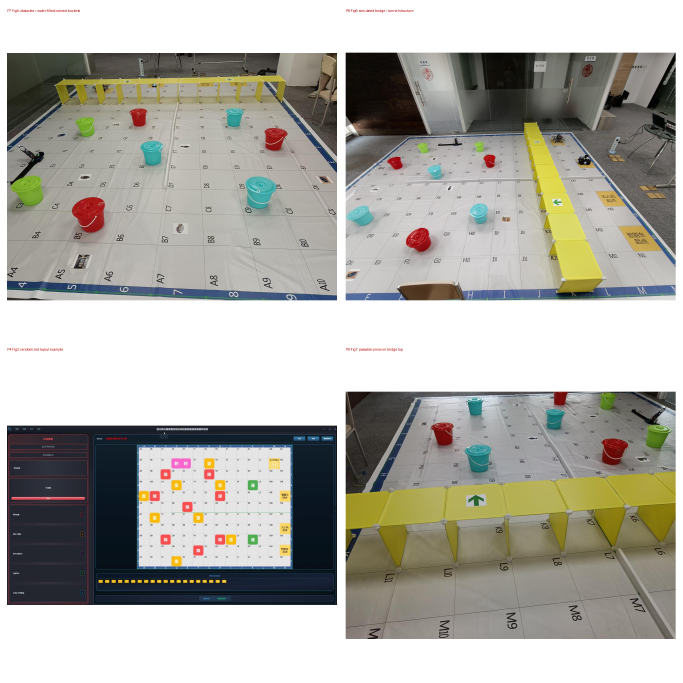
#> input picture dzsmartscout/fc-audit/arena_pdf_img/_sheet_key.png, 2048 x 2048 px, given in place of p05_1.png, which was not available (shown at 1/3 size)
$ python _pdf_arena_sheet3.py
#> lines starting #> are read from the running program, lines starting #| are printed output that depends on the picture; pictures that were not available may be replaced by others from this repository, and a replacement may not be noted
import os
from PIL import Image, ImageDraw

d = r"D:\User\Desktop\dzsmartscout\fc-audit\arena_pdf_img"
items = [
    (5, 1, "P5 Fig3: mines = flat 12cm pictures"),
    (6, 1, "P6 Fig4: movable electronic targets"),
    (11, 1, "P11 Fig10: white adhesive strip A"),
    (10, 1, "P10 Fig9: start/finish zones"),
]
CELL = 1010
GAP = 14
cols, rows = 2, 2
W = cols * CELL + (cols + 1) * GAP
H = rows * CELL + (rows + 1) * GAP
sheet = Image.new("RGB", (W, H), (255, 255, 255))
#> sheet: PIL image 2062x2062 RGB; every value is 255
dr = ImageDraw.Draw(sheet)
for k, (pg, idx, cap) in enumerate(items):
    im = Image.open(os.path.join(d, "p%02d_%d.png" % (pg, idx))).convert("RGB")
#> im is the input picture: PIL image 2048x2048 RGB; mean R, G, B 174.3, 173.2, 165.8
    box = (CELL - 8, CELL - 38)
    if im.width < box[0] and im.height < box[1]:
        f = min(box[0] / im.width, box[1] / im.height)
        im = im.resize((int(im.width * f), int(im.height * f)), Image.LANCZOS)
    else:
        im.thumbnail(box, Image.LANCZOS)
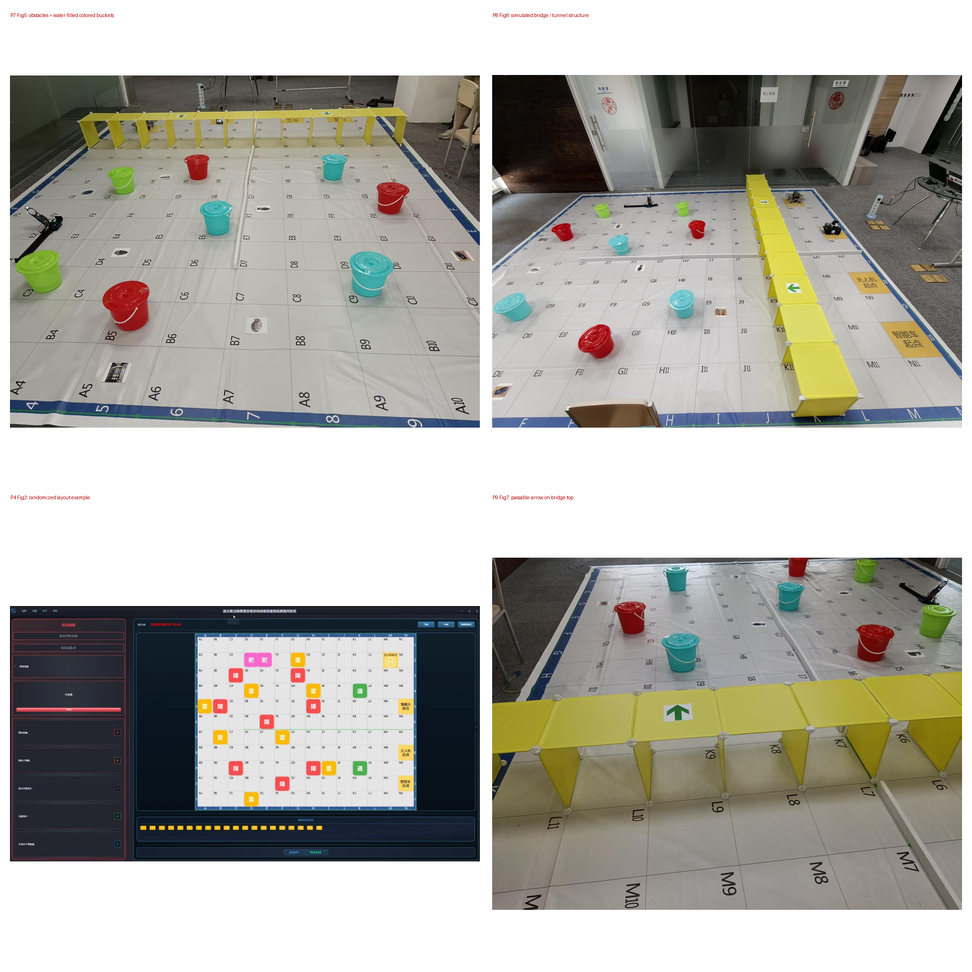
#> im: PIL image 972x972 RGB; mean R, G, B 174.3, 173.1, 165.8
    cx, cy = k % cols, k // cols
    ox, oy = GAP + cx * (CELL + GAP), GAP + cy * (CELL + GAP)
    sheet.paste(im, (ox + (CELL - im.width) // 2,
                     oy + 32 + (CELL - 38 - im.height) // 2))
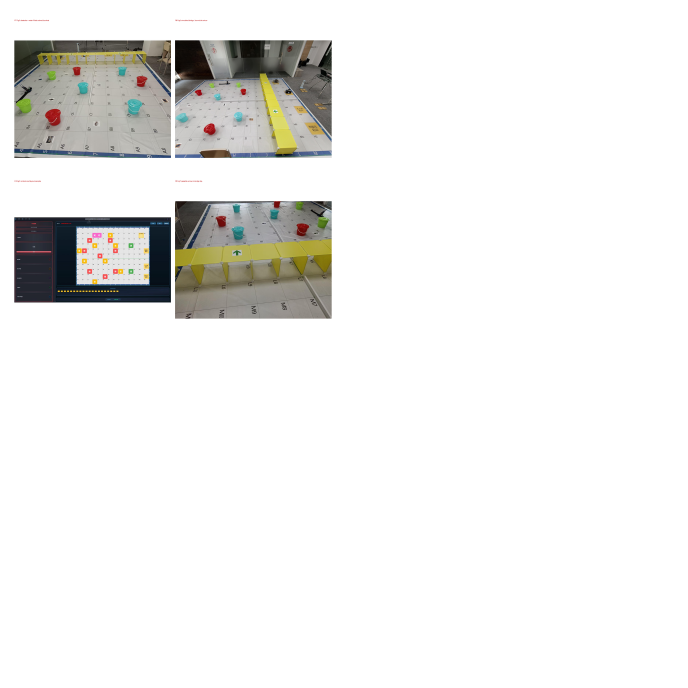
#> sheet: PIL image 2062x2062 RGB (shown at 1/3 size); mean R, G, B 237.1, 236.8, 235.2
    dr.text((ox + 6, oy + 10), cap, fill=(180, 0, 0))
#> pass 2 of the loop `for k, (pg, idx, cap) in enumerate(items):`:
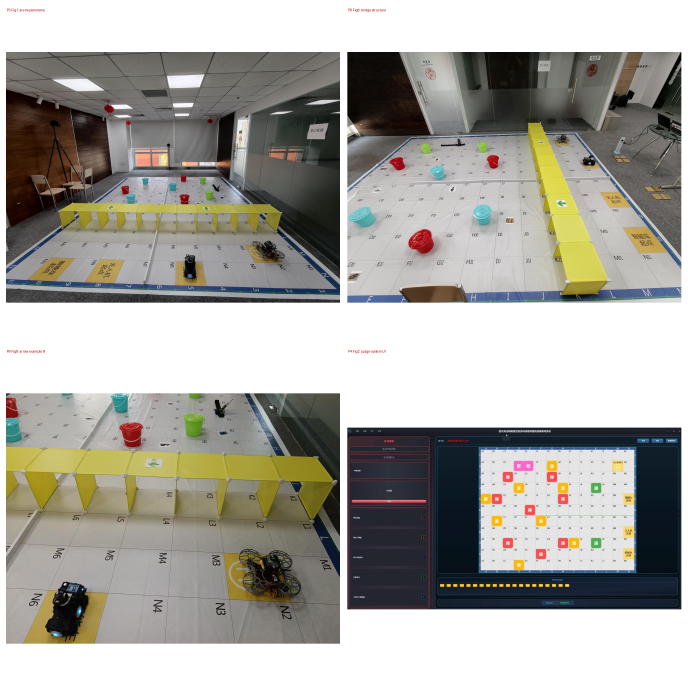
#> input picture dzsmartscout/fc-audit/arena_pdf_img/_sheet_key2.png, 2062 x 2062 px, given in place of p06_1.png, which was not available (shown at 1/3 size)
#> im is the input picture: PIL image 2062x2062 RGB; mean R, G, B 167.1, 165.3, 158.6
#> `im.thumbnail(box, Image.LANCZOS)`:
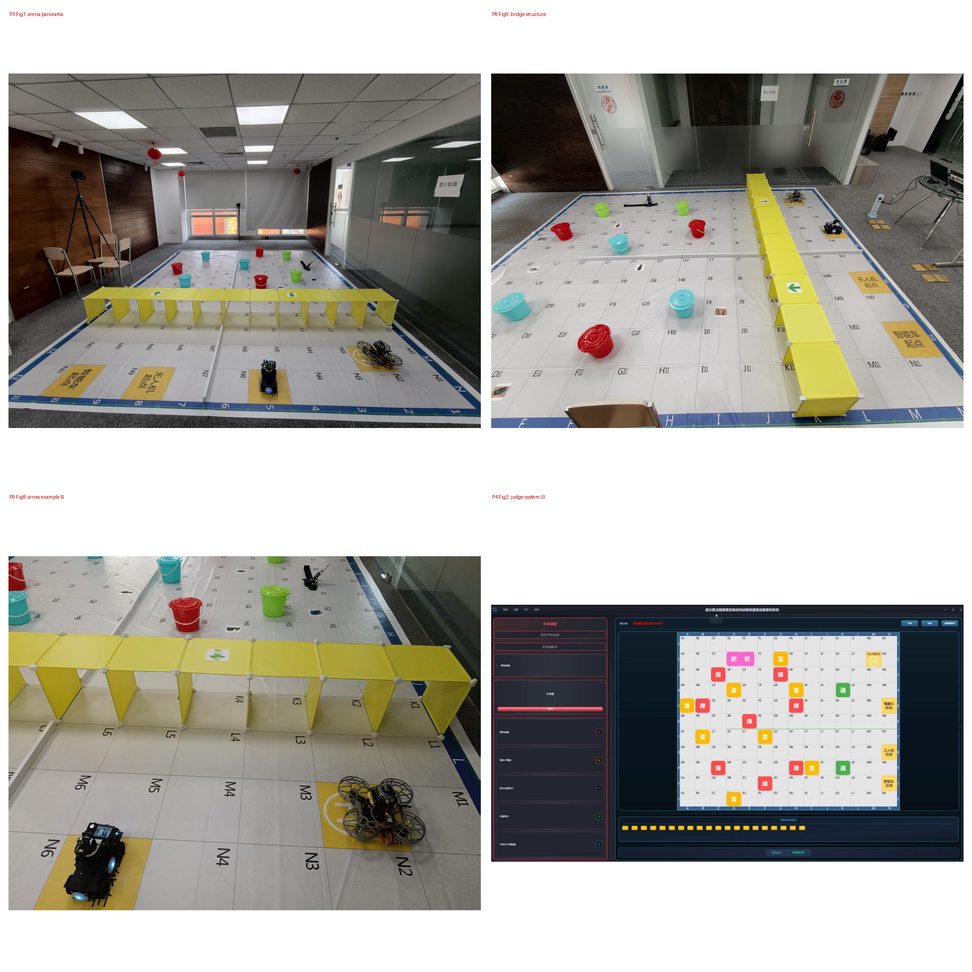
#> im: PIL image 972x972 RGB; mean R, G, B 167, 165.2, 158.6
#> `sheet.paste(im, (ox + (CELL - im.width) // 2, oy + 32 + (CELL - 38 - i..`:
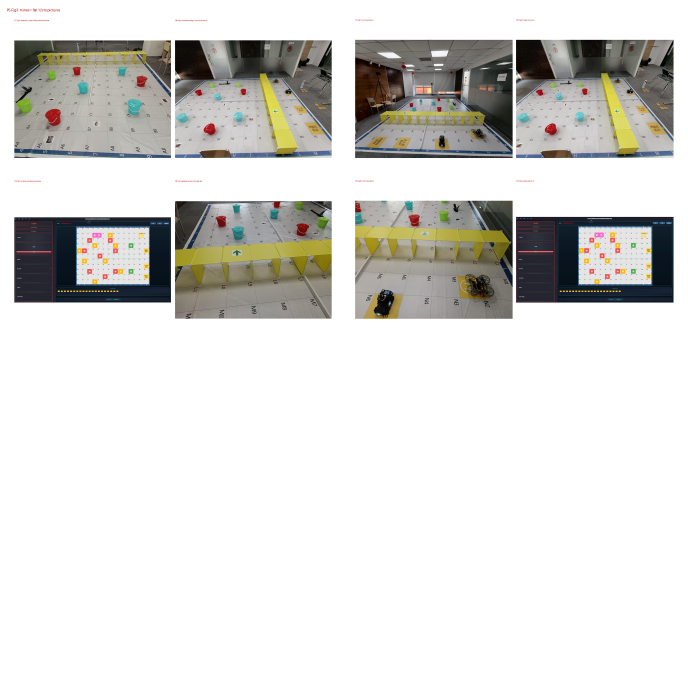
#> sheet: PIL image 2062x2062 RGB (shown at 1/3 size); mean R, G, B 217.5, 216.8, 213.7
#> (the run stopped early here; a loop or call above may not have finished)
